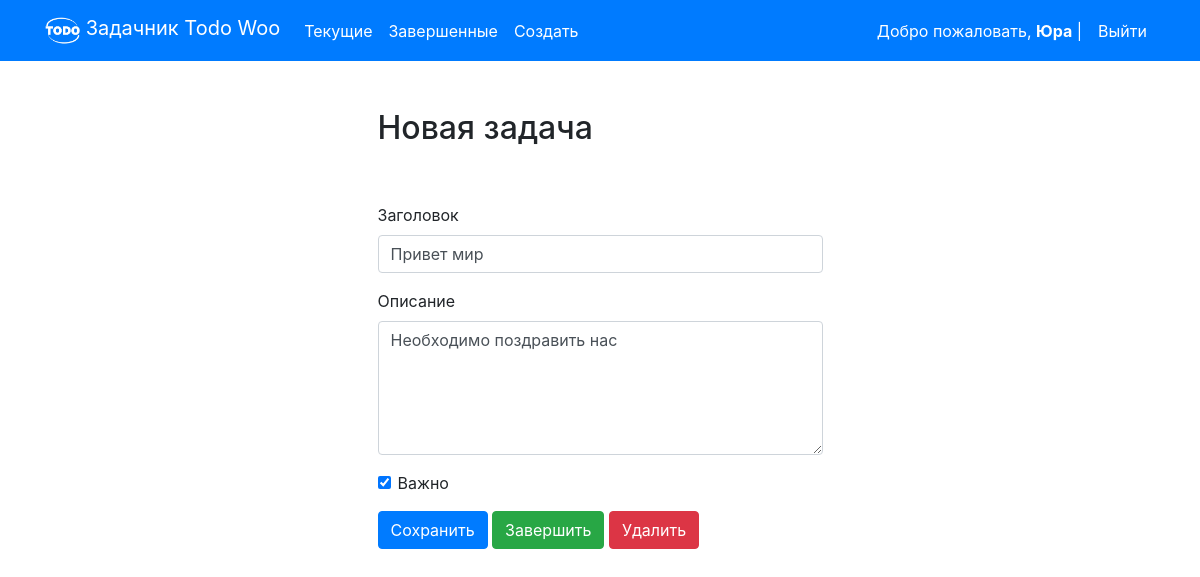
Page /todo/10 (signed in) on the committed database.
### todo/models.py (models this page shows, shortened)
class Todo(models.Model):
    title = models.CharField(max_length=100)
    memo = models.TextField(blank=True)
    created = models.DateTimeField(auto_now_add=True)
    datecompleted = models.DateTimeField(null=True, blank=True)
    important = models.BooleanField(default=False)
    user = models.ForeignKey(User, on_delete=models.CASCADE)

### todo/views.py (the view, shortened to what this page needs)
# urls.py: path('todo/<int:todo_pk>', views.viewtodo, name='viewtodo'),
@login_required
def viewtodo(request, todo_pk):
    todo = get_object_or_404(Todo, pk=todo_pk, user=request.user)
    if request.method == 'GET':
        form = TodoForm(instance=todo)
        return render(request, 'todo/viewtodo.html', {'todo':todo, 'form':form})

### todo/forms.py
class TodoForm(ModelForm):
    class Meta:
        model = Todo
        fields = ['title', 'memo', 'important']

### todo/templates/todo/viewtodo.html (shortened to what this page needs)
{% extends "todo/base.html" %}
{% block content %}
    <div class="row justify-content-center mt-5">
        <div class="col-md-5">
            <h2>Новая задача</h2>
        </div>
    </div>
    <div class="row justify-content-center mt-5">
        <div class="col-md-5">
            <form method="POST">
                <div class="form-group">
                    <label for="title">Заголовок</label>
                    <input type="text" name="title" class="form-control" id="title" value="{{ todo.title }}" required>
                </div>
                <div class="form-group">
                    <label for="memo">Описание</label>
                    <textarea name="memo" rows="5" class="form-control" id="memo" >{{ todo.memo }}</textarea>
                </div>
                <div class="form-group form-check">
                    <input type="checkbox" name="important" class="form-check-input" id="important" {% if todo.important %}checked{% endif %}>
                    <label class="form-check-label" for="important">Важно</label>
                </div>
                <button type="submit" class="btn btn-primary">Сохранить</button>
                <button type="button" class="btn btn-success" onclick="$('#complete').click()">Завершить</button>
                <button type="button" class="btn btn-danger" onclick="$('#delete').click()">Удалить</button>
            </form>
        </div>
    </div>
{% endblock %}

### todo/templates/todo/base.html (shortened to what this page needs)
{% load static %}
<!doctype html>
<html lang="ru">
<head>
    <link rel="stylesheet" href="https://stackpath.bootstrapcdn.com/bootstrap/4.4.1/css/bootstrap.min.css">
</head>
<body>
<nav class="navbar navbar-expand-md navbar-light bg-primary">
<div class="container">
        <div class="navbar-brand">
            <img src="{% static 'todo/logo.png' %}" width="35" height="35" class="d-inline-block align-top">
            <span class="text-white">Задачник Todo Woo</span>
        </div>
    <div class="collapse navbar-collapse" id="navbarNav">
    {% if user.is_authenticated %}
        <ul class="navbar-nav mr-auto">
                <li class="nav-item {{ current }}">
                    <a class="nav-link text-white" href="{% url 'currenttodos' %}">Текущие</a>
                </li>
                <li class="nav-item {{ completed }}">
                    <a class="nav-link text-white" href="{% url 'completedtodos' %}">Завершенные</a>
                </li>
                <li class="nav-item {{ create }}">
                    <a class="nav-link text-white" href="{% url 'createtodo' %}">Создать</a>
                </li>
        </ul>
    {% endif %}
    <ul class="navbar-nav ml-auto">
            {% if user.is_authenticated %}
                <li class="nav-item">
                    <span class="nav-link active text-white">Добро пожаловать, <b>{{ user.username }}</b> | </span>
                </li>
                <li class="nav-item">
                    <a href="#" onclick="$('#signOutBtn').click()" class="nav-link text-white">Выйти</a>
                </li>
            {% endif %}
        </ul>
    </div>
</div>
</nav>
<div class="container">
{% block content %}{% endblock %}
</div>
</body>
</html>

### rows in the picture
Todo: title "Привет мир", memo "Необходимо поздравить нас", important "☑"

### other values in the picture
{{ user.username }} "Юра"
